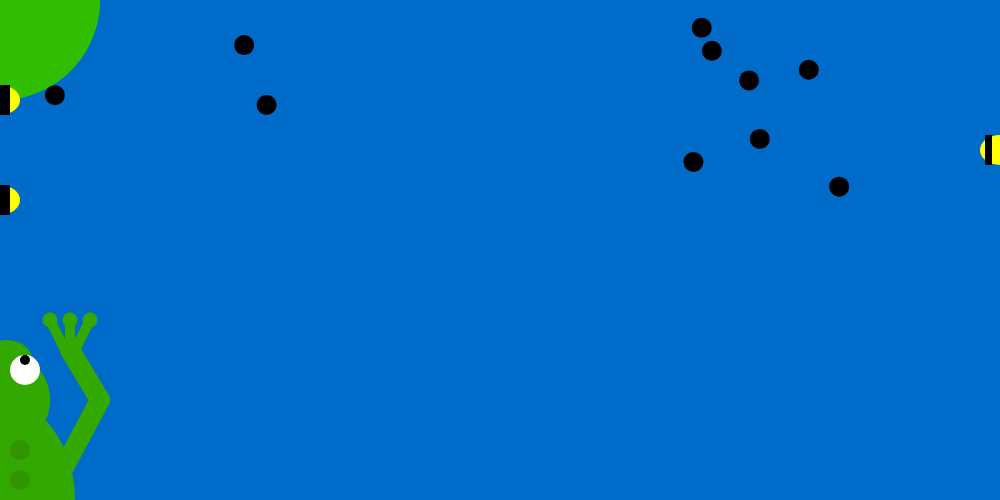
Frame 1 (no input)
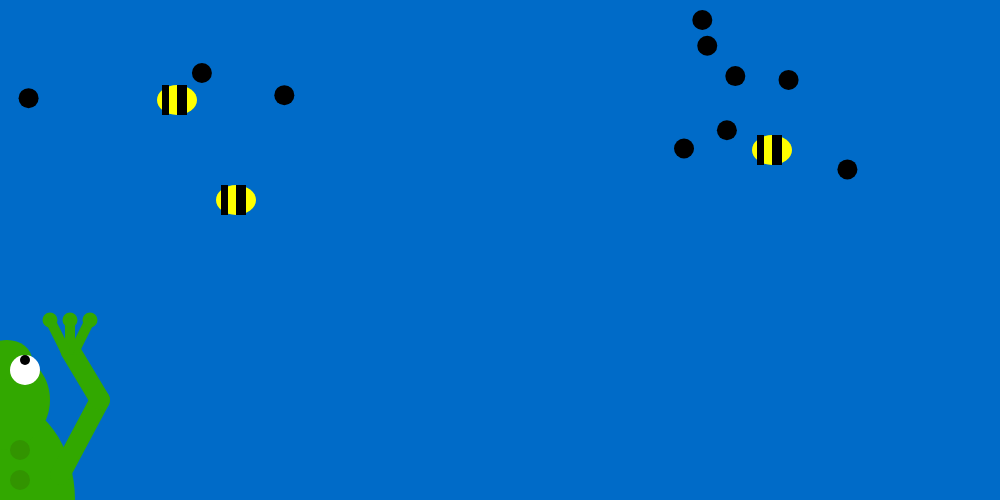
Frame 60 (no input)
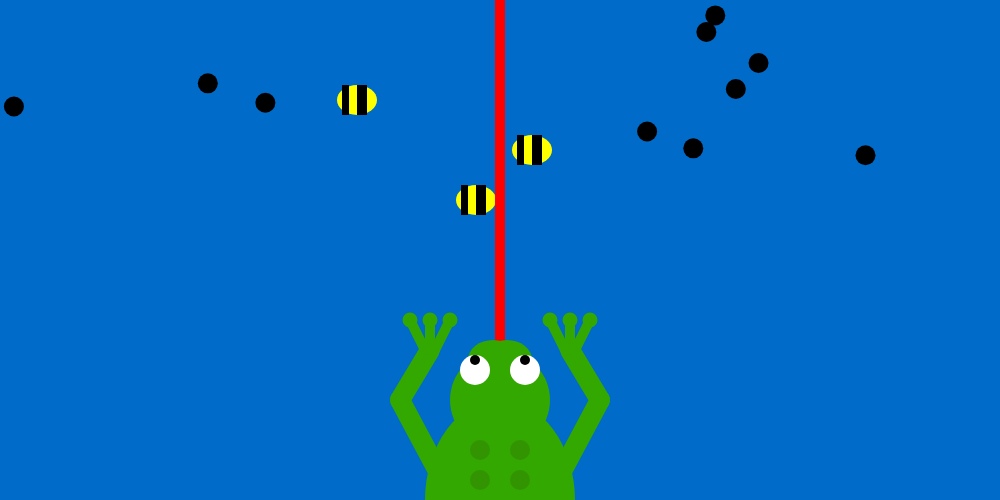
Frame 120 (the mouse pressed at the canvas centre since frame 60)

The p5.js sketch that drew these frames (run headless with seeded random() and noise() and a simulated clock; from frame 60 on, the mouse is pressed at the canvas centre):

// p5.js sketch
// ── sketch.js
var laserY = 500
var objectY = 0;
var objectX;
var i;
var bugsAmt = 10;
var positionsX = [];
var positionsY = [];
var colors = [];
var isHit = [];
var hitBugs = 0;
var frogSize = 1;
var beeIsHit = false;
var lily = {
  X: 0,
  Y: 0,
  targetX: 100,
  targetY: 100
}
var lily2 = {
  X: 0,
  Y: 0,
  targetX: 1000,
  targetY: 100
}
var bee1 = {
  X: 0,
  Y: 200,
  Speed: 4
}
var bee2 = {
  X: 0,
  Y: 100,
  Speed: 3
}
var bee3 = {
  X: 1000,
  Y: 150,
  Speed: 4
}
var bees = [bee1, bee2, bee3];

function drawBee(beeIn) {
  fill(255, 255, 0);
  //println(beeIn.X)
  ellipse(beeIn.X, beeIn.Y, 40, 30);
  fill(0);
  rect(beeIn.X, beeIn.Y - 15, 10, 30);
  rect(beeIn.X - 15, beeIn.Y - 15, 7, 30);
  beeIn.X = beeIn.X + beeIn.Speed
  if (beeIn.X > width) {
    beeIn.Speed = beeIn.Speed * -1
  }
  if (beeIn.X < 0) {
    beeIn.Speed = beeIn.Speed * -1
  }
}

function drawLily(lily) {
  fill(50, 190, 0);
  arc(lily.X, lily.Y, 200, 200, 40, 360)
  
  // lily.targetX += random(-25, 25);
  // lily.targetY += random(-25, 25);

  var t;
  t+=0.1;
  
  lily.X += noise(t)*20 + width/2;
  lily.Y += noise(t*10)+height/2;
  
  // lily.X += 0.01 * (lily.targetX - lily.X)
  // lily.Y += 0.01 * (lily.targetY - lily.Y)
  // if (lily.X < 0) {
  //   lily.targetX = lily.targetX + 25
  // }
  // if (lily.X > 1000) {
  //   lily.targetX = lily.targetX - 25
  // }
  // if (lily.Y > 500) {
  //   lily.targetY = lily.targetY - 25
  // }
  // if (lily.Y < 0) {
  //   lily.targetY = lily.targetY + 25
  // }
}

function drawLily2(lily) {
  fill(50, 190, 0);
  arc(lily2.X, lily2.Y, 200, 200, 40, 360)
  // lily2.targetX += random(-20, 20);
  // lily2.targetY += random(-25, 25);
  
  var t;
  t+=0.1;
  
  lily2.targetX = noise(t);
  lily2.targetY = noise(t);
  
  
  lily2.X += 0.01 * (lily2.targetX - lily2.X)
  lily2.Y += 0.01 * (lily2.targetY - lily2.Y)
  if (lily2.X < 0) {
    lily2.targetX = lily2.targetX + 25
  }
  if (lily2.X > 1000) {
    lily2.targetX = lily2.targetX - 25
  }
  if (lily2.Y > 500) {
    lily2.targetY = lily2.targetY - 25
  }
  if (lily2.Y < 0) {
    lily2.targetY = lily2.targetY + 25
  }

}

function setup() {
    createCanvas(1000, 500);
    objectColor = color(0, 255, 0);

    angleMode();


    // Initialize the first position of the bugs 
    for (i = 0; i < bugsAmt; i++) {
      fill(0)
      positionsX[i] = random(0, 1000);
      positionsY[i] = random(15, 200);
  
      isHit[i] = 0;
      colors[i] = 'black';
      drawBug(positionsX[i], positionsY[i], colors[i])
      print(positionsX[i]);
    }
  }
  //bug shape
function drawBug(x, y, clr) {
  noStroke()
  fill(clr)
  ellipse(x, y, 20, 20);
}

function draw() {
  background(0, 107, 200);
  fill(255, 255, 255);



  drawLily(lily);
  drawLily2(lily);

  for (i = 0; i < bees.length; i++) {
    drawBee(bees[i]);
  }

  if (lily.Y > height) {
    speedY = -2
  }
  if (lily.Y < 0) {
    speedY = 2
  }
  if (lily.X > width) {
    speedX = -2
  }
  if (lily.X < 0) {
    speedX = 2
  }


  if (mouseIsPressed) {
    for (i = 0; i < bees.length; i++) {
      if (
        (bees[i].Y <= laserY + 20) &&
        (bees[i].Y >= laserY - 20) &&
        (mouseX <= bees[i].X + 20) &&
        (mouseX >= bees[i].X - 20)
      ) {

        beeIsHit = true;

      }
    }
  }

  //decides where the bugs will move
  for (i = 0; i < bugsAmt; i++) {
    if ((positionsY[i] <= laserY + 20) &&
      (positionsY[i] >= laserY - 20) &&
      (mouseX <= positionsX[i] + 20) &&
      (mouseX >= positionsX[i] - 20) &&
      isHit[i] == 0
    ) {
      //Bug I is hit!
      isHit[i] = 1;
      hitBugs++;
      print(hitBugs)
      frogSize *= 1.04;
    }
    
     // bug was not hit. move it randomly

    if (isHit[i] == 0) {
      positionsX[i] += random(-7, 7);
      positionsY[i] += random(-3, 3);


      //makes sure stay on the screen
      if (positionsY[i] > 200) {
        positionsY[i] = 200
      }
      if (positionsY[i] < 15) {
        positionsY[i] = 15
      }
      if (positionsX[i] > 1000) {
        positionsX[i] = 1000
      }
      if (positionsX[i] < 0) {
        positionsX[i] = 0
      }
      drawBug(positionsX[i], positionsY[i], colors[i])
    }
  }
  if (bugsAmt <= hitBugs) {
    //write something
    fill(50, 190, 0)
    rect(0, 0, width, height)
    fill(0)
    textSize(100)
    text('burp', 400, 200)


  }
  if (beeIsHit) {
    //write something
    fill(0);
    rect(0, 0, width, height);
    fill(255)
    textSize(100);
    text('The End', 300, 200);


  }

  //flying bugs 

  //shoots laser when mouse is pressed
  if (mouseIsPressed) {
    strokeWeight(10);
    stroke(255, 0, 0);
    line(mouseX, 500, mouseX, laserY);
    laserY = laserY - 50;
  } else {
    laserY = 500;
  }


  //frog
  // objectY = objectY + 2;
  noStroke();
  fill(50, 168, 0);
  ellipse(mouseX, 500, 150 * frogSize, 200);
  ellipse(mouseX, 400, 100, 100);
  ellipse(mouseX - 7, 360, 50, 40);
  ellipse(mouseX + 7, 360, 50, 40);
  fill(255);
  ellipse(mouseX - 25, 370, 30, 30);
  ellipse(mouseX + 25, 370, 30, 30);
  fill(0)
  ellipse(mouseX - 25, 360, 10, 10);
  ellipse(mouseX + 25, 360, 10, 10);

  //arms
  stroke(50, 168, 0);
  strokeWeight(20);
  line(mouseX + 60, 475, mouseX + 100, 400);
  line(mouseX - 60, 475, mouseX - 100, 400);
  line(mouseX + 100, 400, mouseX + 70, 350);
  line(mouseX - 100, 400, mouseX - 70, 350);
  //fingers
  strokeWeight(10);
  line(mouseX + 75, 350, mouseX + 90, 320)
  line(mouseX - 75, 350, mouseX - 90, 320)
  line(mouseX + 70, 350, mouseX + 70, 320)
  line(mouseX - 70, 350, mouseX - 70, 320)
  line(mouseX + 65, 350, mouseX + 50, 320)
  line(mouseX - 65, 350, mouseX - 50, 320)
    //fingertips
  fill(50, 168, 0)
  ellipse(mouseX + 90, 320, 5, 5)
  ellipse(mouseX - 90, 320, 5, 5)
  ellipse(mouseX + 70, 320, 5, 5)
  ellipse(mouseX - 70, 320, 5, 5)
  ellipse(mouseX + 50, 320, 5, 5)
  ellipse(mouseX - 50, 320, 5, 5)
    //bumps
  fill(50, 148, 0)
  noStroke()
  ellipse(mouseX + 20, 450, 20, 20)
  ellipse(mouseX - 20, 450, 20, 20)
  ellipse(mouseX + 20, 480, 20, 20)
  ellipse(mouseX - 20, 480, 20, 20)

  // //changes object color when the laser hits
  // if (objectY <= laserY + 3 && objectY >= laserY - 3 && mouseX <= objectX + 10 && mouseX >= objectX - 10) {
  //   objectColor = color(0);
  //   var hits = 0;
  //   hits = hits + 1;
  //   textSize(32);
  //   text(hits, 10, 30);
  //   print(hits);
  // }
}
